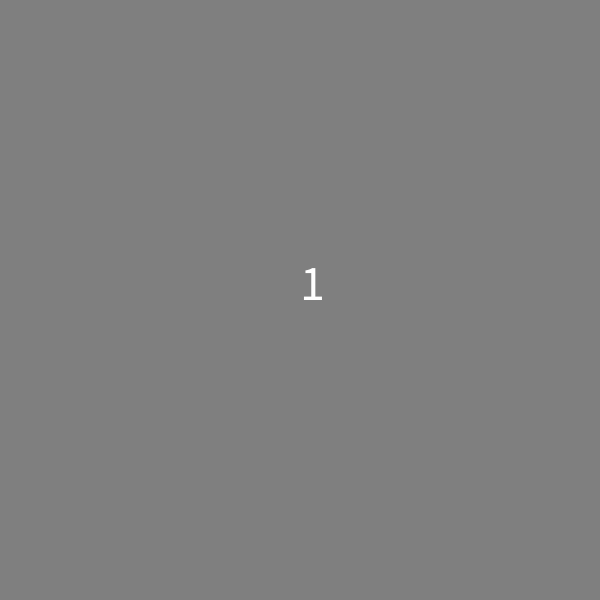
Frame 1 (no input)
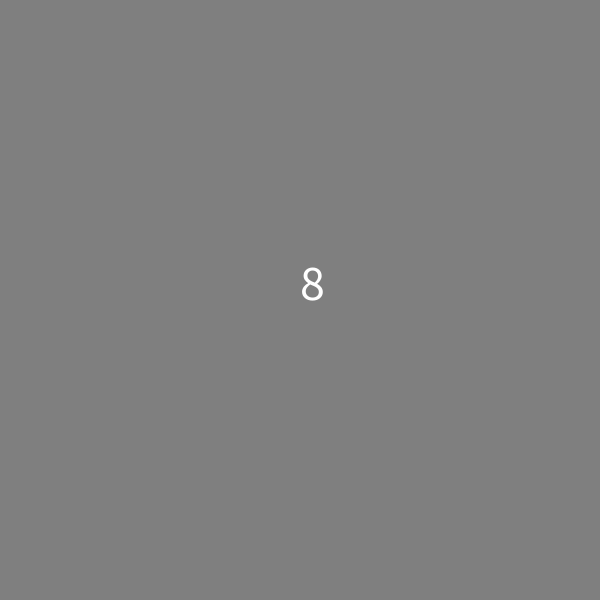
Frame 60 (the mouse pressed at the canvas centre just before this capture)
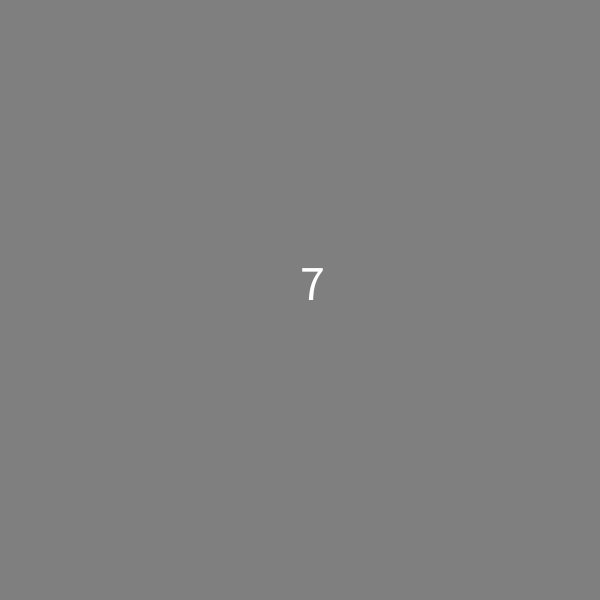
Frame 120 (the mouse held since frame 60 and released just before this capture)

The Processing sketch that drew these frames (run headless with seeded random() and noise(); from frame 60 on, the mouse is pressed at the canvas centre):

// Processing sketch: Question_6
// ── Question_6.pde
int num = 1; // number to be printed
void setup() {
  size(600,600);
}

void draw() {
  background(127);
  textSize(50);
  text(num,width/2, height/2);
  num = int(random(1,10));
  
}
